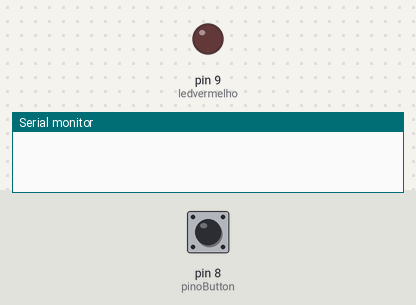
This sketch was run on a simulated Arduino Uno, built with avr-gcc and run on an emulated ATmega328P. Parts: output pins drawn as LEDs (lit = HIGH), the last lines printed to the serial monitor. Dashed ring = blinking. Inputs (shaded band) come from the test bench; at power-on: pin 8 (pinoButton) LOW.

Above: at 1.5 s.
1.6 s: pin 8 (pinoButton) pulled HIGH for 1 s
At 2.9 s:
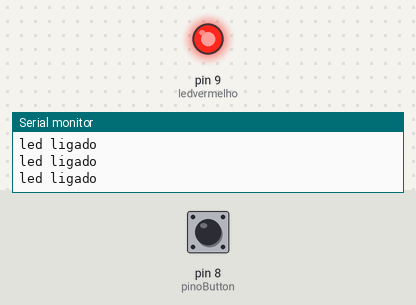
4.1 s: pin 8 (pinoButton) pulled HIGH for 0.15 s
At 5.4 s:
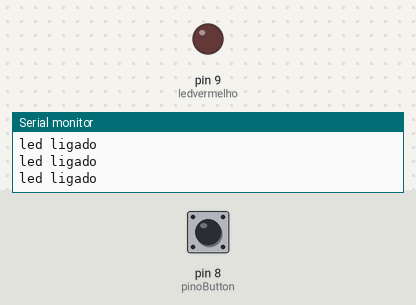
5.7 s: pin 8 (pinoButton) pulled HIGH for 3.2 s
At 5.85 s:
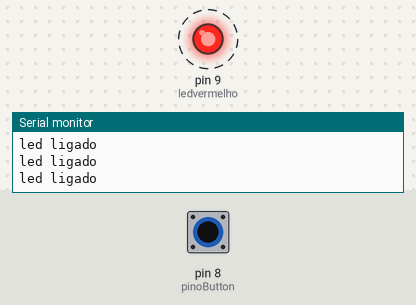
Timing chart, 0 to 10.2 s (numbered marks = the images above; inputs shaded):
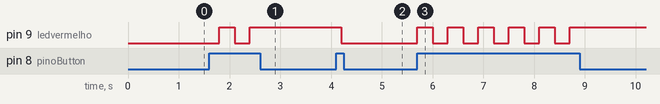

The sketch:

Push_Button.ino
```cpp
//declaração de uma constante que armazena o pino do push button
#define pinoButton 8
#define ledvermelho 9

//declaração da variável de estado do botão
bool status = false;


void setup() {
  //Definir a modalidade do pino
  pinMode(pinoButton, INPUT);
  pinMode(ledvermelho, OUTPUT);
  Serial.begin(9600);

  delay(300);  // Parada estrategica
}

void loop() {
  //lendo o pino digital através da constante
  //Serial.println(digitalRead(pinoButton));

  if (digitalRead(pinoButton) == 1 && status == false) {
    Serial.println("led ligado");
    status = true;
    digitalWrite(ledvermelho, HIGH);
  } else if (digitalRead(pinoButton) == 1 && status == true) {
    Serial.println("led ligado");
    status = false;
    digitalWrite(ledvermelho, LOW);
  }


  delay(300);  //parada estratégica para leitura
}
```

Measured:
- after the input at 1.6 s, pin 9 (ledvermelho): LOW → HIGH after 0.20 s, → LOW 0.30 s later, → HIGH 0.30 s later
- after the input at 4.1 s, pin 9 (ledvermelho): HIGH → LOW after 0.10 s
- after the input at 5.7 s, pin 9 (ledvermelho): alternates HIGH for 0.30 s and LOW for 0.30 s, 11 changes in all, then stays HIGH, starting at once
